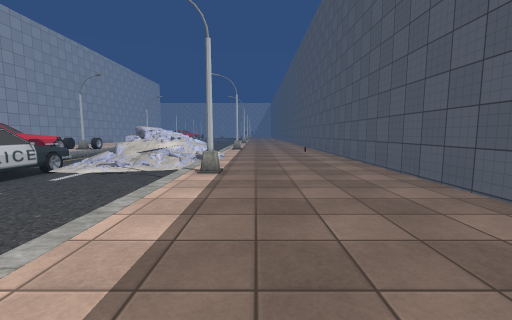
[1] (above)

20 first-person views from a walk through a scene from a Unity 3-D project. The camera is 1.3 m above the floor, tilts 6° down and sees 90° across. The floor is counted in squares, 1 m on a side. Each view is taken from the middle of a square. On the plan, view 1 faces up. The plan holds only what a view shows up to about 13 squares ahead; the rest is blank. The place goes on beyond the plan. The player character is not drawn. Some animated figures are left out. Door leaves are left out, so doorways stand open. Some surface patterns are stand-ins.

[2]
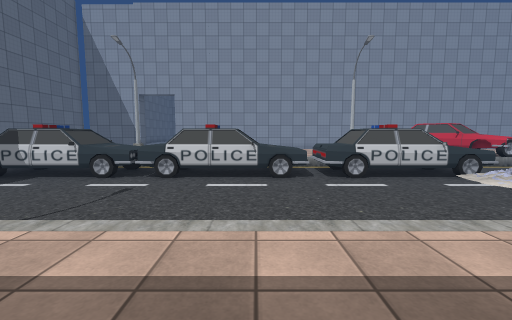

[3]
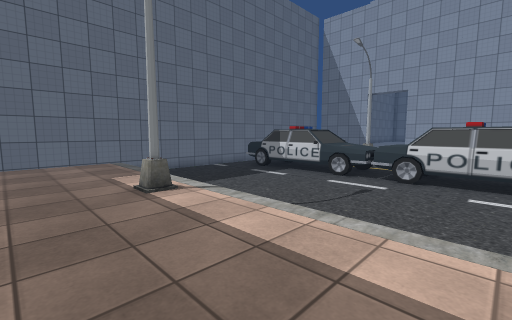

[4]
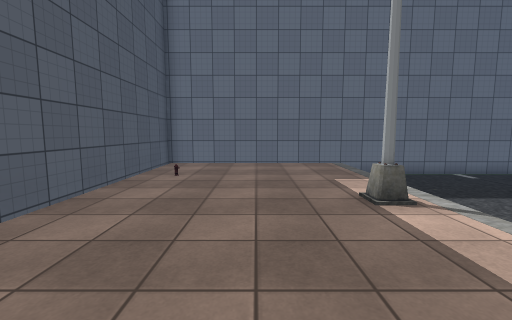

[5]
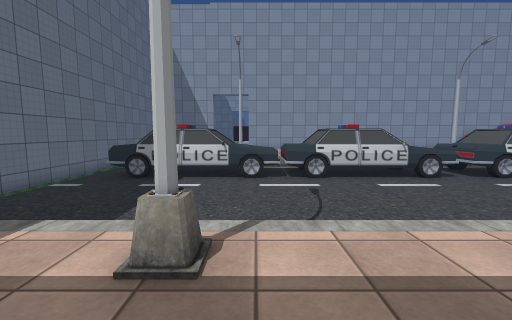

[6]
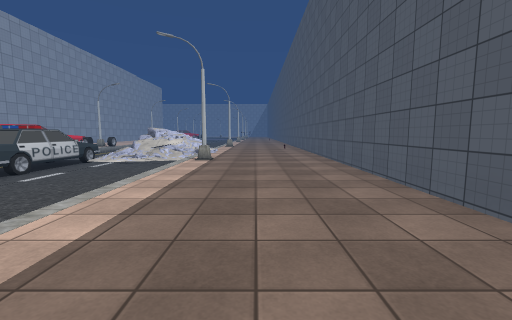

[7]
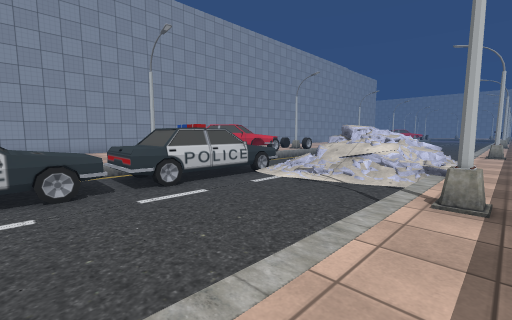

[8]
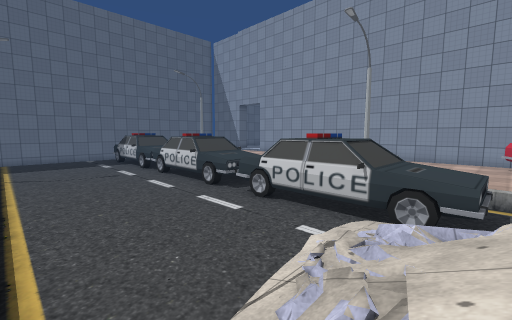

[9]
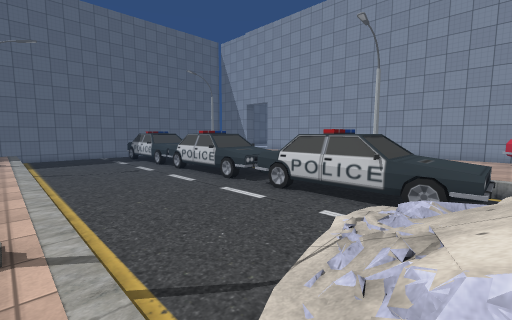

[10]
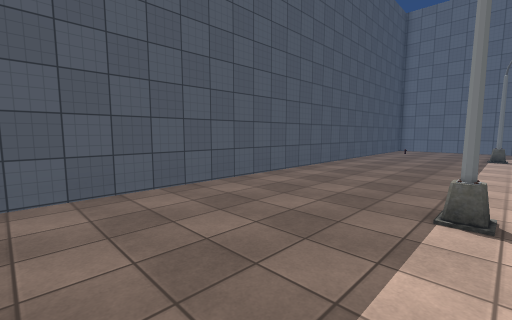

[11]
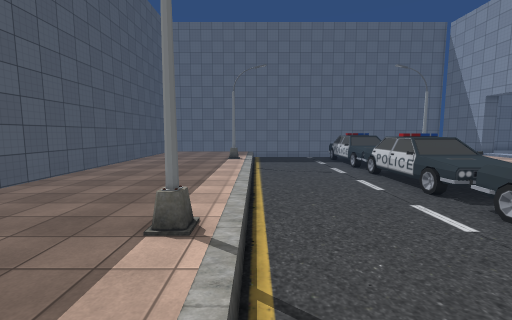

[12]
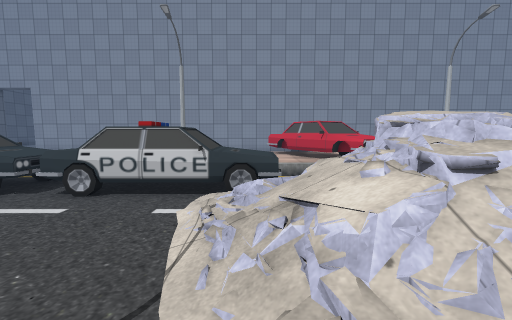

[13]
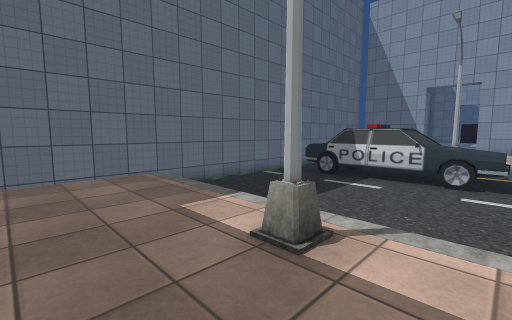

[14]
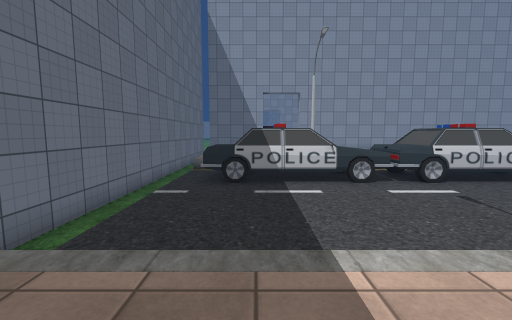

[15]
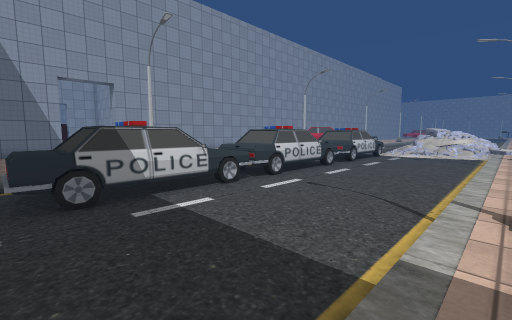

[16]
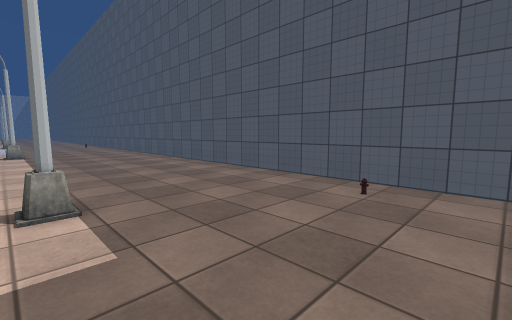

[17]
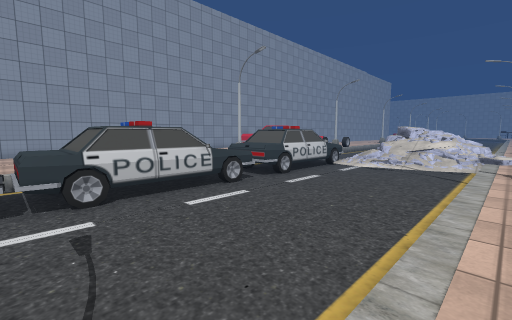

[18]
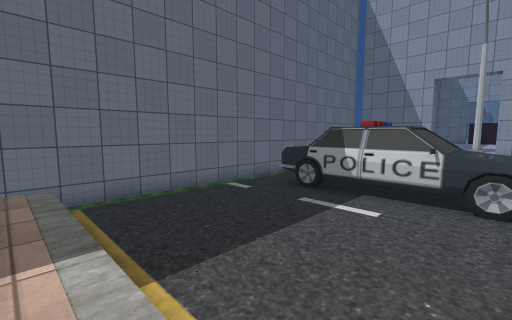

[19]
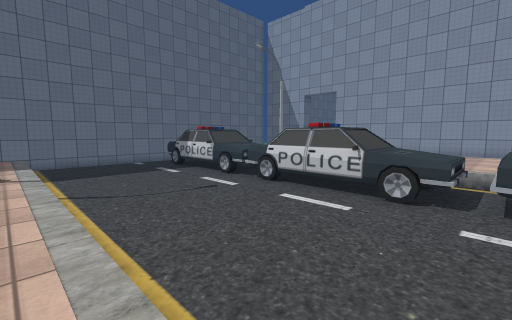

[20]
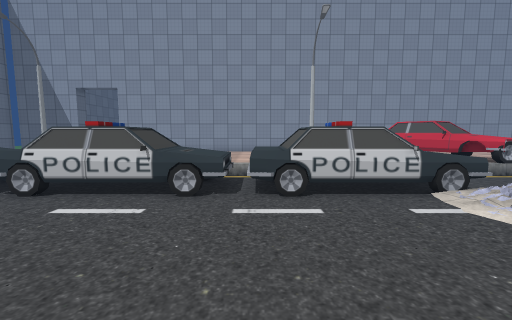

### Floor plan
Key: @ floor where view 1 was taken; # wall or solid block; x gap in a wall; . main floor; : floor 0.25 m higher than the main floor; - floor 0.25 m lower than the main floor; _ floor 0.5 m lower than the main floor; + floor 0.75 m higher than the main floor; / step, stairs or slope; = window, fence, low wall or low ledge; ^ raised ledge; v drop or lower ground; P pole; O other object.
Columns run from 20 left of view 1 to 5 right of it. Each row starts with its distance up from view 1.
 14      ../__  ===  //......#
 13 #^^..../_OOO:=++///......#
 12 #...    OOOO.::../.......#
 11  ..     OOOO----__.......#
 10         OOOO______.......#
  9       P  OOO______PP.....#
  8       P  OOO______P......#
  7        /OOOO______.......#
  6   ...../OOOO______.......#
  5   ...../OOOO______.......#
  4         OOOO______.......#
  3         OOOO______.......#
  2          OOO______.......#
  1          OOO______.......#
  0         OOOO______..@....#
 -1        /OOOO______.......#
 -2 #....../ OOO______.......#
 -3 #      /OOOO______.......#
 -4         OOOO______PP.....#
 -5          OOO______.......#
 -6          OOO______.......#
 -7          OOO______.......#
 -8         OOOO______.......#
 -9       ./OOOO______.......#
-10        vx________=vvvvvvv#
-11        ###################

Where each view was taken, in squares from view 1:
view 1: 0 up, 0 right, facing up
view 2: 3 up, 1 right, facing left
view 3: 2 up, 1 right, facing down-left
view 4: 1 up, 1 right, facing down
view 5: 3 down, 1 right, facing left
view 6: 4 down, 1 right, facing up
view 7: 3 up, 1 left, facing up-left
view 8: 13 up, 3 left, facing down-left
view 9: 13 up, 2 left, facing down-left
view 10: 14 up, 2 left, facing down-right
view 11: 13 up, 3 left, facing down
view 12: 12 up, 2 left, facing left
view 13: 2 down, 1 right, facing down-left
view 14: 7 down, 0 right, facing left
view 15: 9 down, 2 left, facing up-left
view 16: 9 down, 2 left, facing up-right
view 17: 2 down, 2 left, facing up-left
view 18: 3 down, 2 left, facing down-left
view 19: 6 up, 2 left, facing down-left
view 20: 6 up, 2 left, facing left
